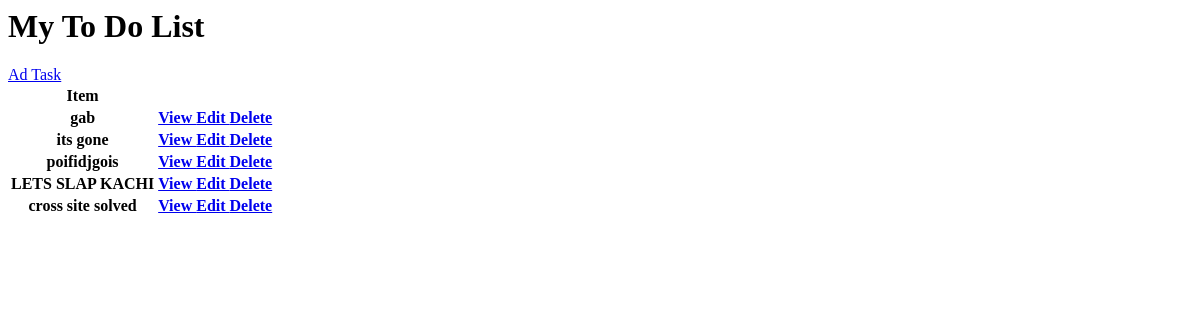
Before: / with the older database file.
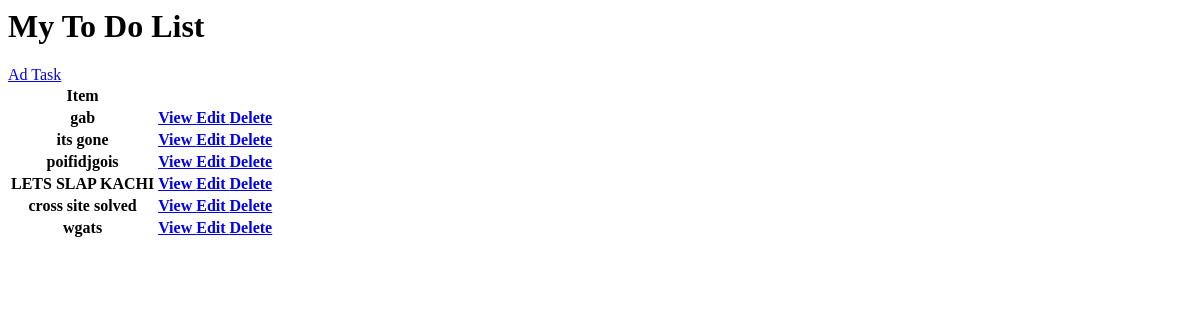
After: the same page with the newer database file.
### base_app/models.py (models this page shows, shortened)
class Task(models.Model):
    user = models.ForeignKey(User, on_delete=models.CASCADE, null=True, blank=True)
    tittle = models.CharField(max_length=200, null=True, blank=True)
    description = models.TextField(null=True, blank=True)
    complete = models.BooleanField(default=False)
    create = models.DateTimeField(auto_now_add=True)
    class Meta:
        ordering = ['complete']

### base_app/views.py (the view)
# urls.py: path('', TaskList.as_view(), name='tasks'),
class TaskList(ListView):
    model = Task
    context_object_name = 'tasks'

### base_app/templates/base_app/task_list.html
<h1>My To Do List</h1>
<a href="{% url 'task-create' %}">
 Ad Task
</a>
<table>
    <tr>
        <th>Item</th>
         <th> </th>
        <th> </th>
    </tr>
    {% for task in object_list%}
     <tr>
        <th>{{task.tittle}}</th>
         <th>
             <a href="{% url 'task' task.id %}"> View </a>
             <a href="{% url 'task-update' task.id %}"> Edit  </a>
             <a href="{% url 'task-del' task.id %}"> Delete  </a>
         </th>
    </tr>
    {% empty %}
    <h3>
        No item in list
    </h3>
    {% endfor %}
</table>

Changed rows visible on the page:
added Task: tittle "wgats"
